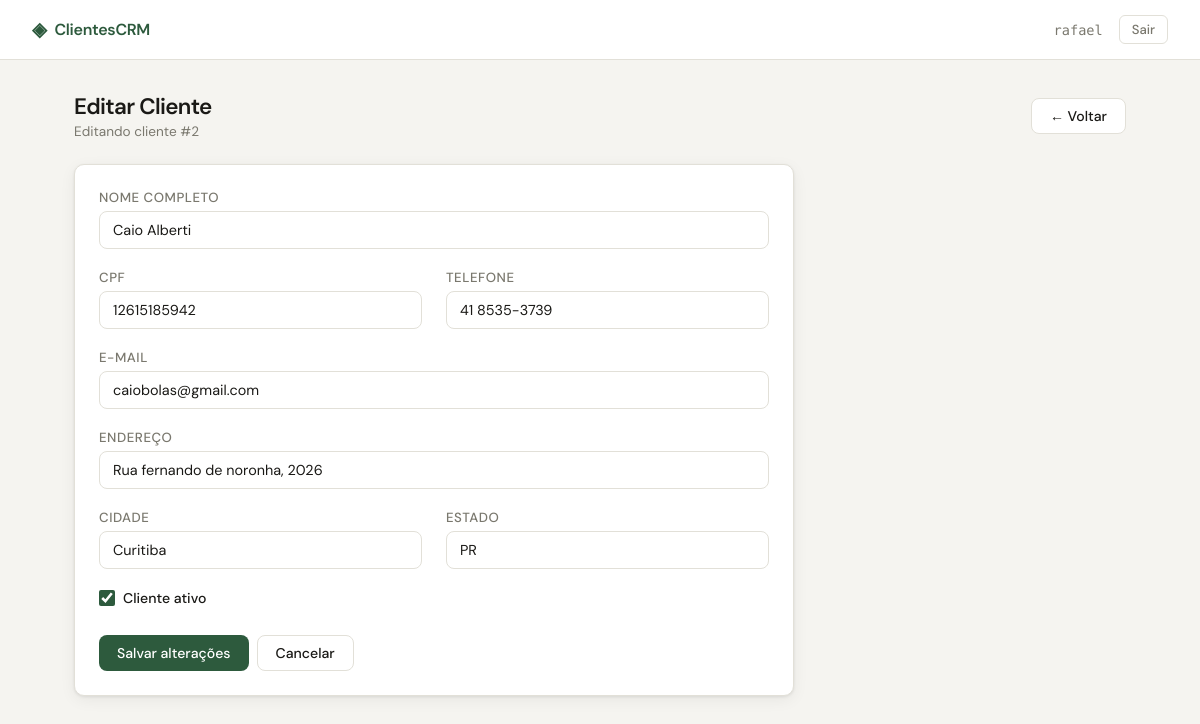
The app's page /clientes/2/editar/ (signed in) with its own data.
### clientes/models.py (models this page shows, shortened)
class Cliente(models.Model):
    nome = models.CharField(max_length=200, verbose_name='Nome completo')
    email = models.EmailField(unique=True, verbose_name='E-mail')
    telefone = models.CharField(max_length=20, verbose_name='Telefone')
    cpf = models.CharField(max_length=14, unique=True, verbose_name='CPF')
    endereco = models.CharField(max_length=300, verbose_name='Endereço', blank=True)
    cidade = models.CharField(max_length=100, verbose_name='Cidade', blank=True)
    estado = models.CharField(max_length=2, verbose_name='Estado', blank=True)
    ativo = models.BooleanField(default=True, verbose_name='Ativo')
    criado_em = models.DateTimeField(auto_now_add=True, verbose_name='Criado em')
    atualizado_em = models.DateTimeField(auto_now=True, verbose_name='Atualizado em')
    class Meta:
        verbose_name = 'Cliente'
        verbose_name_plural = 'Clientes'
        ordering = ['nome']

### clientes/views.py (the view)
# urls.py: path('<int:pk>/editar/', views.cliente_update, name='cliente_update'),
@login_required
def cliente_update(request, pk):
    cliente = get_object_or_404(Cliente, pk=pk)
    form = ClienteForm(request.POST or None, instance=cliente)
    if request.method == 'POST' and form.is_valid():
        form.save()
        messages.success(request, 'Cliente atualizado com sucesso!')
        return redirect('cliente_list')
    return render(request, 'clientes/form.html', {'form': form, 'titulo': 'Editar Cliente', 'cliente': cliente})

### clientes/forms.py
class ClienteForm(forms.ModelForm):
    class Meta:
        model = Cliente
        fields = ['nome', 'email', 'telefone', 'cpf', 'endereco', 'cidade', 'estado', 'ativo']
        widgets = {
            'nome': forms.TextInput(attrs={'class': 'form-input', 'placeholder': 'Nome completo'}),
            'email': forms.EmailInput(attrs={'class': 'form-input', 'placeholder': 'email@exemplo.com'}),
            'telefone': forms.TextInput(attrs={'class': 'form-input', 'placeholder': '(41) 99999-9999'}),
            'cpf': forms.TextInput(attrs={'class': 'form-input', 'placeholder': '000.000.000-00'}),
            'endereco': forms.TextInput(attrs={'class': 'form-input', 'placeholder': 'Rua, número, complemento'}),
            'cidade': forms.TextInput(attrs={'class': 'form-input', 'placeholder': 'Cidade'}),
            'estado': forms.TextInput(attrs={'class': 'form-input', 'placeholder': 'PR', 'maxlength': '2'}),
            'ativo': forms.CheckboxInput(attrs={'class': 'form-checkbox'}),
        }

### templates/clientes/form.html (shortened to what this page needs)
{% extends 'base.html' %}
{% block content %}
<div class="page-header">
  <div>
    <h1 class="page-title">{{ titulo }}</h1>
    <p class="page-subtitle">{% if cliente %}Editando cliente #{{ cliente.pk }}{% else %}Preencha os dados abaixo{% endif %}</p>
  </div>
  <a href="{% url 'cliente_list' %}" class="btn btn-secondary">← Voltar</a>
</div>
<div class="card" style="max-width: 720px;">
  <div class="card-body">
    <form method="post">
      <div style="display:grid; grid-template-columns: 1fr 1fr; gap: 0 1.5rem;">
        <div class="form-group" style="grid-column: 1 / -1;">
          <label>{{ form.nome.label }}</label>
          {{ form.nome }}
        </div>
        <div class="form-group">
          <label>{{ form.cpf.label }}</label>
          {{ form.cpf }}
        </div>
        <div class="form-group">
          <label>{{ form.telefone.label }}</label>
          {{ form.telefone }}
        </div>
        <div class="form-group" style="grid-column: 1 / -1;">
          <label>{{ form.email.label }}</label>
          {{ form.email }}
        </div>
        <div class="form-group" style="grid-column: 1 / -1;">
          <label>{{ form.endereco.label }}</label>
          {{ form.endereco }}
        </div>
        <div class="form-group">
          <label>{{ form.cidade.label }}</label>
          {{ form.cidade }}
        </div>
        <div class="form-group">
          <label>{{ form.estado.label }}</label>
          {{ form.estado }}
        </div>
        <div class="form-group" style="display:flex; align-items:center; gap:8px; grid-column: 1 / -1;">
          {{ form.ativo }}
          <span style="font-size:0.88rem; font-weight:500;">Cliente ativo</span>
        </div>
      </div>
      <div style="display:flex; gap:8px; margin-top:0.5rem;">
        <button type="submit" class="btn btn-primary">
          {% if cliente %}Salvar alterações{% else %}Cadastrar cliente{% endif %}
        </button>
        <a href="{% url 'cliente_list' %}" class="btn btn-secondary">Cancelar</a>
      </div>
    </form>
  </div>
</div>
{% endblock %}

### templates/base.html (shortened to what this page needs)
<!DOCTYPE html>
<html lang="pt-br">
<head>
</head>
<body>
  {% if user.is_authenticated %}
  <nav>
    <a class="nav-brand" href="{% url 'cliente_list' %}">
      <span>◈</span> ClientesCRM
    </a>
    <div class="nav-right">
      <span class="nav-user">{{ user.username }}</span>
      <a class="btn-logout" href="{% url 'logout' %}">Sair</a>
    </div>
  </nav>
  {% endif %}
  <main>
    {% block content %}{% endblock %}
  </main>
</body>
</html>

### templates/base.html (style rules this page uses)
*, *::before, *::after { box-sizing: border-box; margin: 0; padding: 0; }
:root { --bg: #f5f4f0; --surface: #ffffff; --border: #e2e0d8; --text: #1a1916; --muted: #7a786e; --accent: #2d5a3d; --accent-light: #e8f2eb; --danger: #c0392b; --danger-light: #fdf0ef; --warning: #d4850a; --radius: 10px; --shadow: 0 1px 3px rgba(0,0,0,0.08), 0 4px 16px rgba(0,0,0,0.06); }
body { font-family: 'DM Sans', sans-serif; background: var(--bg); color: var(--text); min-height: 100vh; }
nav { background: var(--surface); border-bottom: 1px solid var(--border); padding: 0 2rem; display: flex; align-items: center; justify-content: space-between; height: 60px; position: sticky; top: 0; z-index: 100; }
.nav-brand { font-weight: 600; font-size: 1rem; color: var(--accent); letter-spacing: -0.02em; display: flex; align-items: center; gap: 8px; text-decoration: none; }
.nav-brand span { font-size: 1.2rem; }
.nav-right { display: flex; align-items: center; gap: 1rem; }
.nav-user { font-size: 0.85rem; color: var(--muted); font-family: 'DM Mono', monospace; }
.btn-logout { font-family: 'DM Sans', sans-serif; font-size: 0.82rem; font-weight: 500; color: var(--muted); background: none; border: 1px solid var(--border); border-radius: 6px; padding: 5px 12px; cursor: pointer; transition: all 0.15s; text-decoration: none; }
main { max-width: 1100px; margin: 0 auto; padding: 2rem 1.5rem; }
.btn { display: inline-flex; align-items: center; gap: 6px; font-family: 'DM Sans', sans-serif; font-size: 0.88rem; font-weight: 500; padding: 8px 18px; border-radius: 8px; border: none; cursor: pointer; text-decoration: none; transition: all 0.15s; }
.btn-primary { background: var(--accent); color: #fff; }
.btn-secondary { background: var(--surface); color: var(--text); border: 1px solid var(--border); }
.form-input { width: 100%; padding: 9px 13px; border: 1px solid var(--border); border-radius: 8px; font-family: 'DM Sans', sans-serif; font-size: 0.9rem; background: var(--surface); color: var(--text); transition: border 0.15s; outline: none; }
.form-input::placeholder { color: #bbb; }
.form-checkbox { accent-color: var(--accent); width: 16px; height: 16px; }
label { font-size: 0.83rem; font-weight: 500; color: var(--muted); display: block; margin-bottom: 5px; text-transform: uppercase; letter-spacing: 0.04em; }
.form-group { margin-bottom: 1.25rem; }
.card { background: var(--surface); border: 1px solid var(--border); border-radius: var(--radius); box-shadow: var(--shadow); }
.card-body { padding: 1.5rem; }
.page-header { display: flex; align-items: center; justify-content: space-between; margin-bottom: 1.5rem; }
.page-title { font-size: 1.4rem; font-weight: 600; letter-spacing: -0.03em; }
.page-subtitle { font-size: 0.85rem; color: var(--muted); margin-top: 2px; }

### records on screen
Cliente: pk "2", nome "Caio Alberti", cpf "12615185942", telefone "41 8535-3739", email "caiobolas@gmail.com", endereco "Rua fernando de noronha, 2026", cidade "Curitiba", estado "PR", ativo "☑"

### other values on screen
{{ user.username }} "rafael"
{{ titulo }} "Editar Cliente"
